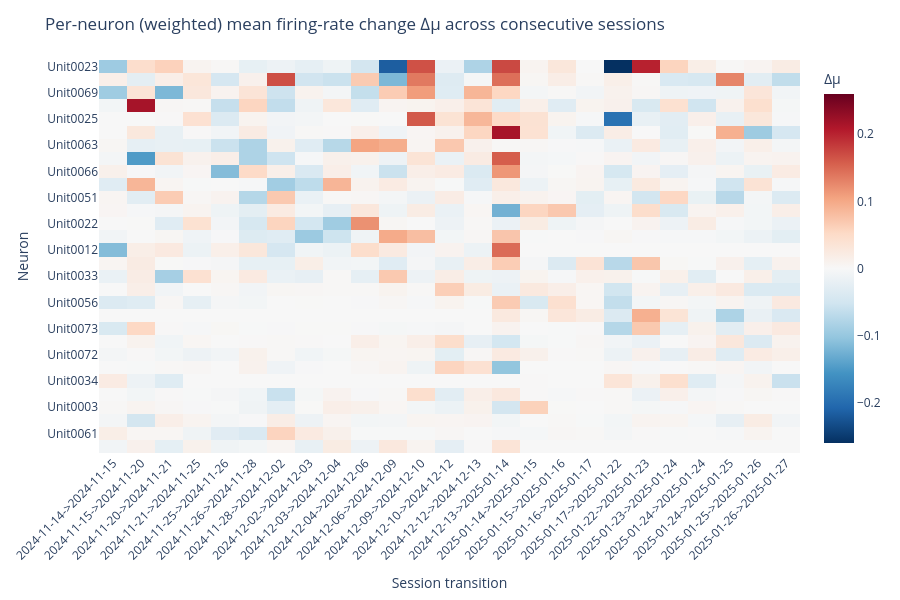

Notebook code for this chart:
### Code cell
# Weighted version: per-neuron weighted change w_i * Δmu_i across consecutive sessions
weighted_by_unit_transition = transition_unit_df.pivot(index="unit", columns="transition", values="w*dmu")

top_n_units_w = min(30, weighted_by_unit_transition.shape[0])
units_rank_w = weighted_by_unit_transition.abs().mean(axis=1).sort_values(ascending=False)
top_units_w = units_rank_w.head(top_n_units_w).index
weighted_heatmap_data = weighted_by_unit_transition.loc[top_units_w].fillna(0.0)

vmax_w = np.nanmax(np.abs(weighted_heatmap_data.to_numpy()))
if vmax_w == 0:
    vmax_w = 1.0

transition_sep = "->"

x_transition_labels_w = [
    f"{str(c).split(transition_sep)[0].split('_')[0]}{transition_sep}{str(c).split(transition_sep)[1].split('_')[0]}"
    for c in weighted_heatmap_data.columns
]

fig_w = px.imshow(
    weighted_heatmap_data.to_numpy(),
    x=x_transition_labels_w,
    y=weighted_heatmap_data.index,
    color_continuous_scale="RdBu_r",
    zmin=-vmax_w,
    zmax=vmax_w,
    aspect="auto",
    labels={"x": "Session transition", "y": "Neuron", "color": "∆µ "},
)

fig_w.update_layout(
    title="Per-neuron (weighted) mean firing-rate change ∆µ across consecutive sessions",
    #width=max(800, int(120 * weighted_heatmap_data.shape[1])),
    height=max(600, int(15 * weighted_heatmap_data.shape[0])),
)
fig_w.update_xaxes(tickangle=-45, side="bottom")
fig_w.show()

### Figure 1 — Plotly figure (JSON) as saved in the notebook; plotly's stock layout.template omitted (floating-point values rounded to 4 significant figures; data arrays with more than 128 entries replaced by an {"elided": "..."} marker saying what was removed)
{"data": [{"coloraxis": "coloraxis", "hovertemplate": "Session transition: %{x}<br>Neuron: %{y}<br>∆µ : %{z}<extra></extra>", "name": "0", "type": "heatmap", "x": ["2024-11-14->2024-11-15", "2024-11-15->2024-11-20", "2024-11-20->2024-11-21", "2024-11-21->2024-11-25", "2024-11-25->2024-11-26", "2024-11-26->2024-11-28", "2024-11-28->2024-12-02", "2024-12-02->2024-12-03", "2024-12-03->2024-12-04", "2024-12-04->2024-12-06", "2024-12-06->2024-12-09", "2024-12-09->2024-12-10", "2024-12-10->2024-12-12", "2024-12-12->2024-12-13", "2024-12-13->2025-01-14", "2025-01-14->2025-01-15", "2025-01-15->2025-01-16", "2025-01-16->2025-01-17", "2025-01-17->2025-01-22", "2025-01-22->2025-01-23", "2025-01-23->2025-01-24", "2025-01-24->2025-01-24", "2025-01-24->2025-01-25", "2025-01-25->2025-01-26", "2025-01-26->2025-01-27"], "xaxis": "x", "y": ["Unit0023", "Unit0024", "Unit0069", "Unit0015", "Unit0025", "Unit0049", "Unit0063", "Unit0016", "Unit0066", "Unit0037", "Unit0051", "Unit0065", "Unit0022", "Unit0036", "Unit0012", "Unit0046", "Unit0033", "Unit0075", "Unit0056", "Unit0008", "Unit0073", "Unit0070", "Unit0072", "Unit0041", "Unit0034", "Unit0032", "Unit0003", "Unit0002", "Unit0061", "Unit0054"], "yaxis": "y", "z": {"elided": "30x25 float values"}}], "layout": {"coloraxis": {"cmax": 0.2597, "cmin": -0.2597, "colorbar": {"title": {"text": "∆µ "}}, "colorscale": [[0, "rgb(5,48,97)"], [0.1, "rgb(33,102,172)"], [0.2, "rgb(67,147,195)"], [0.3, "rgb(146,197,222)"], [0.4, "rgb(209,229,240)"], [0.5, "rgb(247,247,247)"], [0.6, "rgb(253,219,199)"], [0.7, "rgb(244,165,130)"], [0.8, "rgb(214,96,77)"], [0.9, "rgb(178,24,43)"], [1, "rgb(103,0,31)"]]}, "height": 600, "margin": {"t": 60}, "title": {"text": "Per-neuron (weighted) mean firing-rate change ∆µ across consecutive sessions"}, "xaxis": {"anchor": "y", "domain": [0, 1], "side": "bottom", "tickangle": -45, "title": {"text": "Session transition"}}, "yaxis": {"anchor": "x", "autorange": "reversed", "domain": [0, 1], "title": {"text": "Neuron"}}}}
